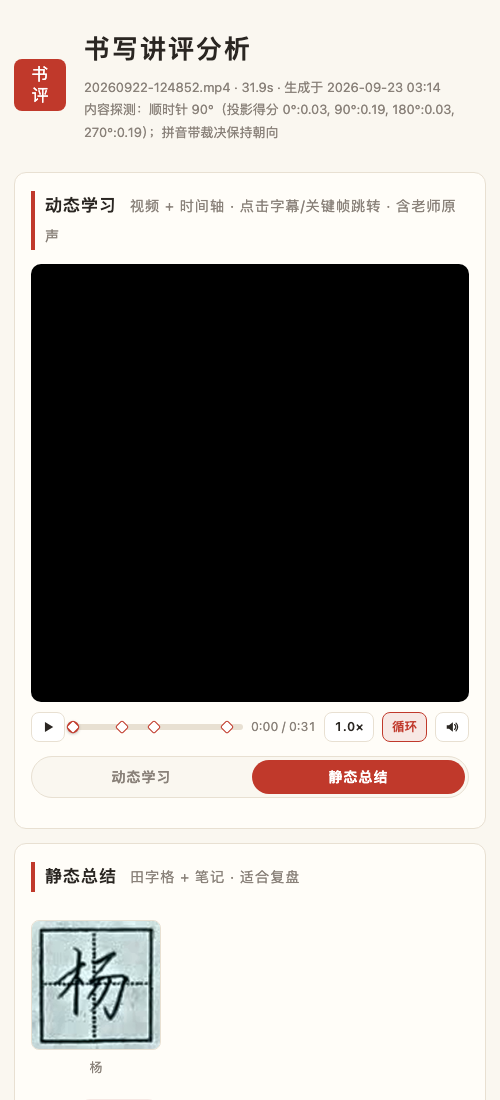
#> input picture shufa-tool/critic_mobile.png, 500 x 1100 px
$ python -i orient.py   (imports and definitions only)
#> lines starting #> are read from the running program, lines starting #| are printed output that depends on the picture; after the words box and inside, x2 and y2 are one past the last pixel; in counts of white or black regions, pixels touching at a corner belong together
"""内容旋转探测：容器无旋转矩阵时，从画面本身推断转正方向。

意图（2026-09-22，原始需求"视频有旋转问题"）：
- 阶段一：投影轮廓法在 {0,90,180,270} 中选出"文字行水平"的候选（90° 步进消除）。
  印刷文字行在正确朝向下，行方向暗像素投影呈强周期峰值；旋转 90° 后投影平滑。
- 阶段二（180° 消歧）在 grid.py 检出田字格后进行：拼音标签带位于格子"上方"为正立。
"""

from __future__ import annotations

import cv2
import numpy as np

from .frames import rotate_cw


def _row_profile_peakiness(gray: np.ndarray) -> float:
    """文字行周期性强度：纸面墨迹行投影的 FFT 谱峰占比（行距滞后带 25~95px）。

    两个关键防误判（2026-09-22 实测迭代）：
    - 只统计"最大亮连通域（纸面）"内的中等灰度墨迹，排除深色纸板/桌面的锐利边界；
    - 用谱峰占比而非高频 std——std 会被孤立锐边（纸边、桌面交界）虚假抬高。
    实测：正确族 0.12~0.17 vs 错误族 0.015~0.03，5~8× 分离，多帧一致。
    180° 步进无判别力（周期性翻转不变），交给拼音带裁决。
    """
    med = float(np.median(gray))
    bright = (gray > med - 15).astype(np.uint8)
    n, labels, stats, _ = cv2.connectedComponentsWithStats(bright)
    if n < 2:
        return 0.0
    big = 1 + int(np.argmax(stats[1:, cv2.CC_STAT_AREA]))
    page = cv2.dilate((labels == big).astype(np.uint8), np.ones((9, 9), np.uint8)) > 0
    ink = (gray < med - 25) & page
    prof = ink.sum(axis=1) / np.maximum(page.sum(axis=1), 1).astype(np.float32)
    prof = prof - prof.mean()
    smooth = np.convolve(prof, np.ones(31) / 31, mode="same")
    hf = prof - smooth
    spec = np.abs(np.fft.rfft(hf)) ** 2
    freqs = np.fft.rfftfreq(len(hf))
    band = (freqs > 1 / 95) & (freqs < 1 / 25)
    return float(spec[band].max() / (spec.sum() + 1e-9))


# [52 lines left out: functions detect_orientation_steps, orient_flip_by_pinyin, not called in this run]

>>> import cv2
>>> picture = cv2.imread('../../critic_mobile.png', cv2.IMREAD_GRAYSCALE)
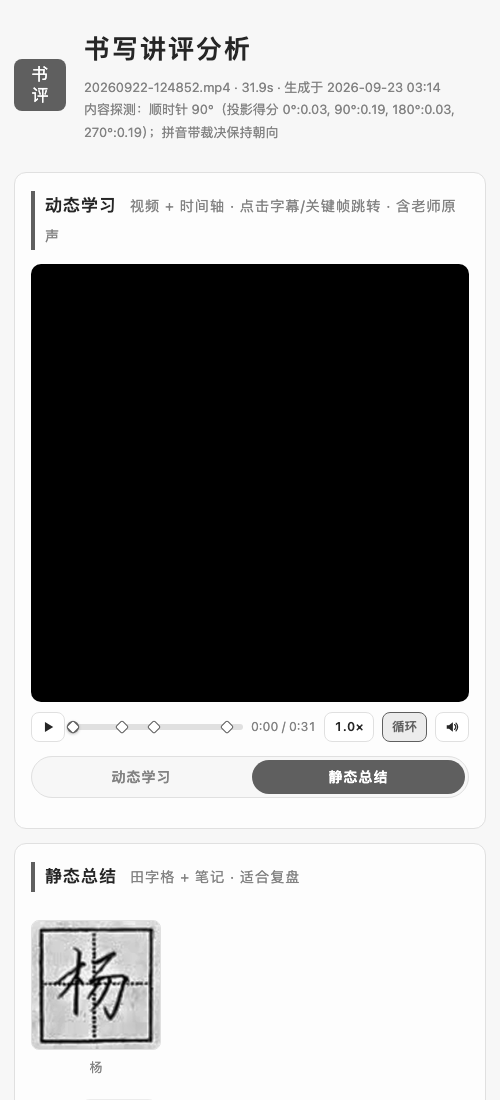
#> picture: shape (1100, 500); min 0, max 255, mean 155.7
>>> result = _row_profile_peakiness(picture)
#> in _row_profile_peakiness, `med = float(np.median(gray))`: med = 247
#> in _row_profile_peakiness, `bright = (gray > med - 15).astype(np.uint8)`:
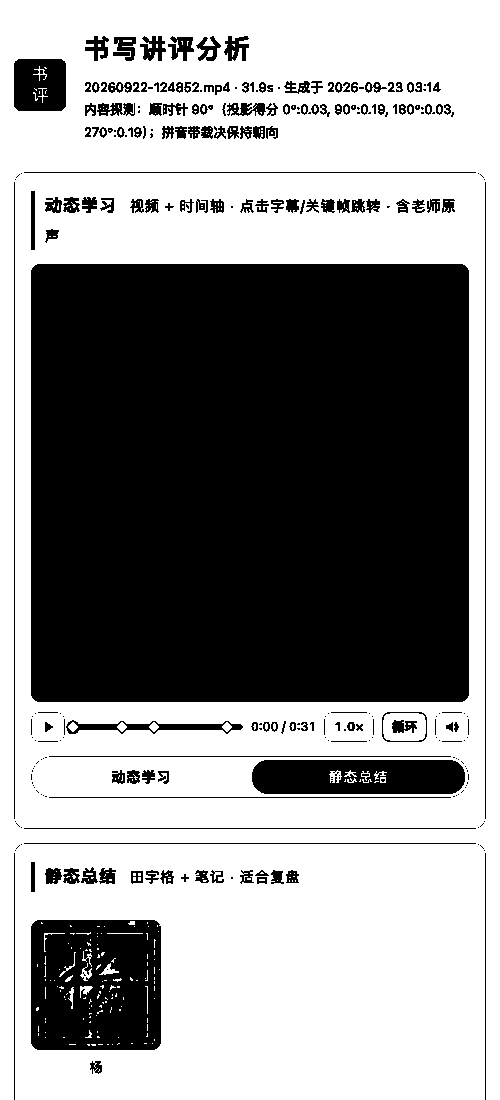
#> bright: shape (1100, 500); values 0 (black) and 1 (white), 57.2% white; 291 black regions (126 under 20 px), largest, box (x1, y1, x2, y2) and area: (31, 264, 469, 702) 191776, (31, 920, 161, 1050) 15752, (252, 760, 465, 794) 6691
#> in _row_profile_peakiness, `n, labels, stats, _ = cv2.connectedComponentsWithStats(bright)`:
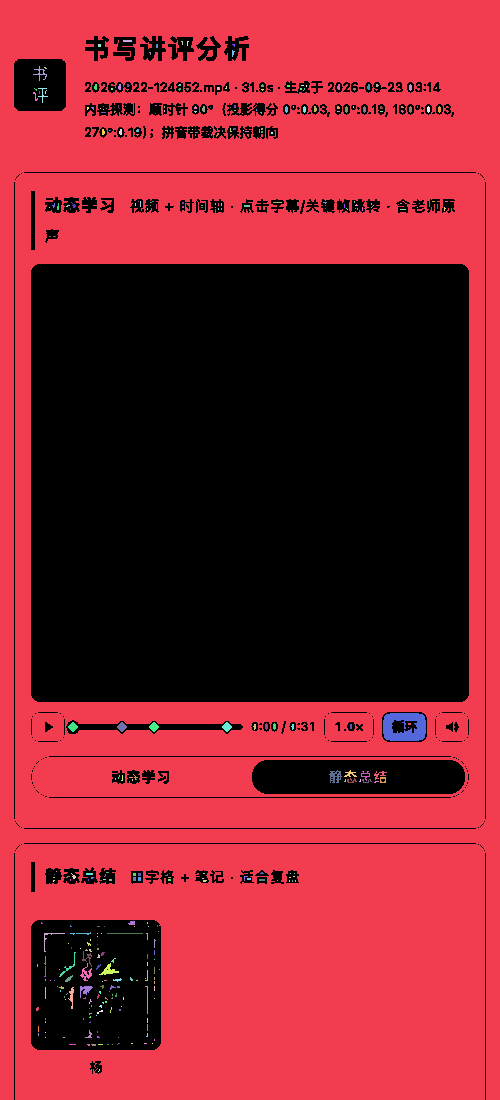
#> labels: shape (1100, 500) int32; 349 distinct labels, from 0 to 348; one colour per label, 0 black
#> in _row_profile_peakiness, `n, labels, stats, _ = cv2.connectedComponentsWithStats(bright)`: n = 349; stats = 349 rows, first 6: [14, 36, 472, 1064, 235663], [0, 0, 500, 1100, 310646], [123, 40, 9, 2, 18], [181, 41, 2, 4, 5], [187, 41, 2, 5, 6], [98, 44, 3, 3, 9]
#> in _row_profile_peakiness, `big = 1 + int(np.argmax(stats[1:, cv2.CC_STAT_AREA]))`: big = 1
#> in _row_profile_peakiness, `page = cv2.dilate((labels == big).astype(np.uint8), np.ones((9, 9), np..`:
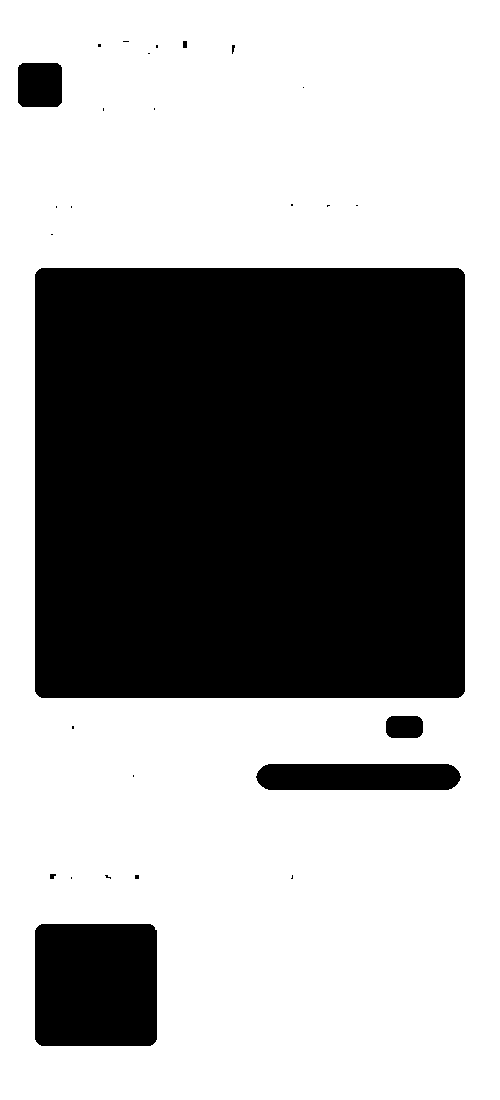
#> page: shape (1100, 500) bool; 62.3% white; 27 black regions (20 under 20 px), largest, box (x1, y1, x2, y2) and area: (35, 268, 465, 698) 184832, (35, 924, 157, 1046) 14814, (256, 764, 461, 790) 5115
#> in _row_profile_peakiness, `ink = (gray < med - 25) & page`:
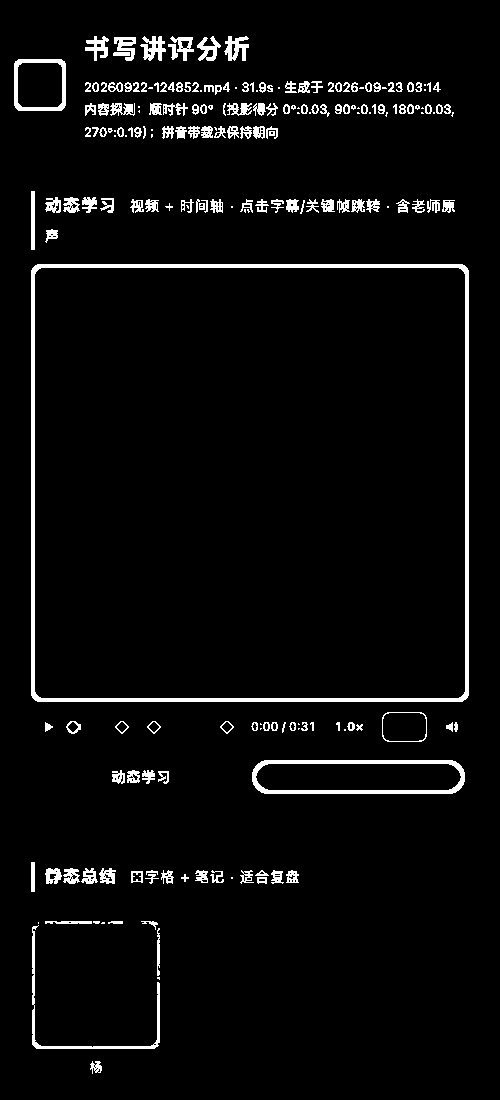
#> ink: shape (1100, 500) bool; 4.3% white; 210 white regions (48 under 20 px), largest, box (x1, y1, x2, y2) and area: (31, 264, 469, 702) 6943, (252, 760, 465, 794) 1907, (32, 925, 160, 1049) 919
#> in _row_profile_peakiness, `prof = ink.sum(axis=1) / np.maximum(page.sum(axis=1), 1).astype(np.flo..`: prof = 1100 values, max 0.868 at index 267, min 0 at index 0, mean 0.0834
#> in _row_profile_peakiness, `prof = prof - prof.mean()`: prof = 1100 values, max 0.785 at index 267, min -0.0834 at index 0, mean 9.69e-18
#> in _row_profile_peakiness, `smooth = np.convolve(prof, np.ones(31) / 31, mode="same")`: smooth = 1100 values, max 0.163 at index 98, min -0.0834 at index 15, mean 0.000587
#> in _row_profile_peakiness, `hf = prof - smooth`: hf = 1100 values, max 0.691 at index 267, min -0.229 at index 98, mean -0.000587
#> in _row_profile_peakiness, `spec = np.abs(np.fft.rfft(hf)) ** 2`: spec = 551 values, max 220.4 at index 36, min 0.00107 at index 542, mean 9.3
#> in _row_profile_peakiness, `freqs = np.fft.rfftfreq(len(hf))`: freqs = 551 values from 0 to 0.5
#> result = 0.043

$ run again, on shufa-tool/critic_seek.png
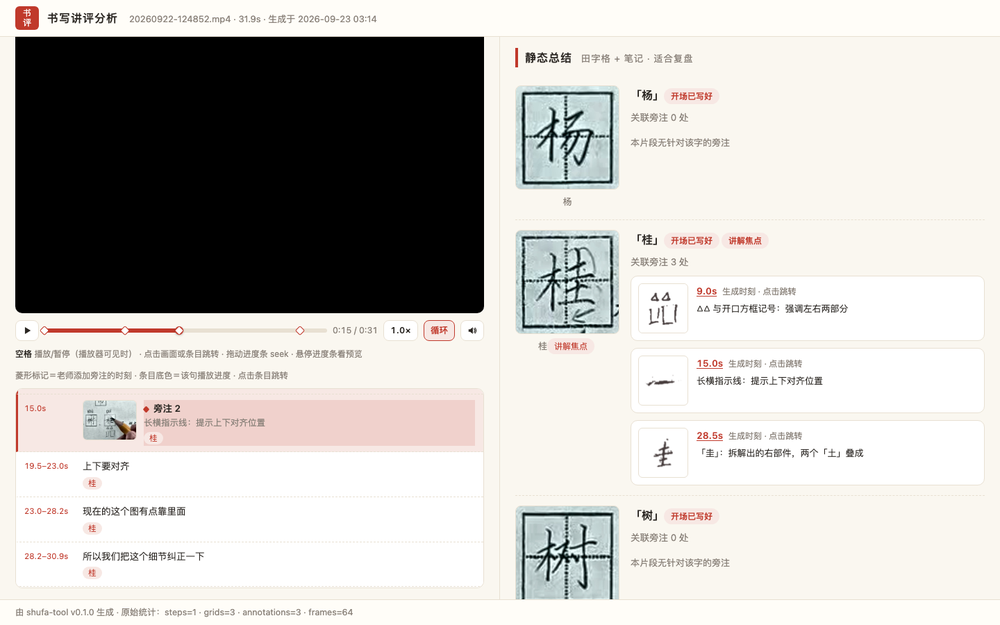
#> input picture shufa-tool/critic_seek.png, 1000 x 625 px, shrunk from 1440 x 900 before the run
#> med = 247
#> bright: shape (625, 1000); values 0 (black) and 1 (white), 67.6% white; 760 black regions (560 under 20 px), largest, box (x1, y1, x2, y2) and area: (0, 36, 1000, 600) 141605, (143, 400, 475, 446) 15059, (515, 230, 619, 334) 10226
#> in _row_profile_peakiness, `n, labels, stats, _ = cv2.connectedComponentsWithStats(bright)`:
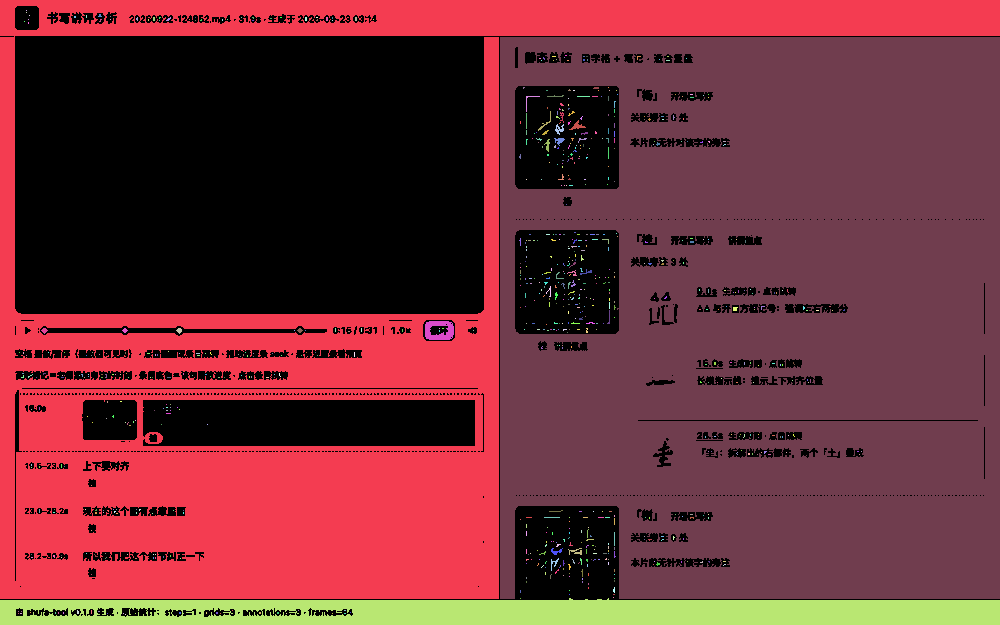
#> labels: shape (625, 1000) int32; 781 distinct labels, from 0 to 780; one colour per label, 0 black
#> n = 781; stats = 781 rows, first 6: [0, 6, 1000, 611, 202618], [0, 0, 1000, 599, 156858], [26, 10, 1, 1, 1], [26, 12, 1, 1, 1], [29, 15, 1, 1, 1], [86, 15, 1, 3, 3]
#> big = 40
#> page: shape (625, 1000) bool; 41.6% white; 1 white region, box (x1, y1, x2, y2) and area: (496, 33, 1000, 603) 260095
#> in _row_profile_peakiness, `ink = (gray < med - 25) & page`:
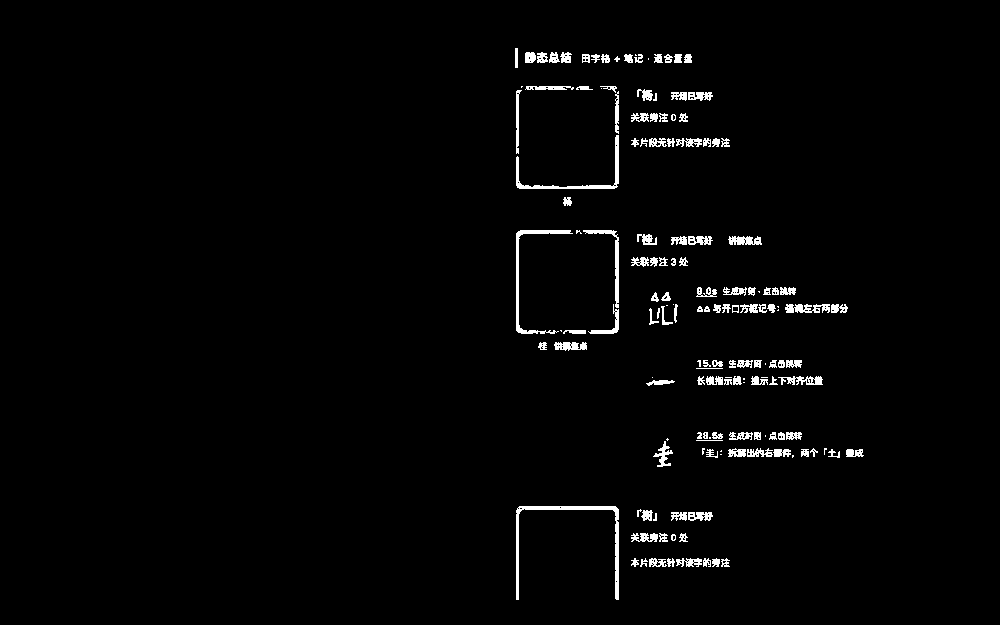
#> ink: shape (625, 1000) bool; 2% white; 155 white regions (28 under 20 px), largest, box (x1, y1, x2, y2) and area: (516, 506, 619, 600) 1019, (516, 230, 573, 334) 637, (516, 135, 619, 189) 623
#> in _row_profile_peakiness, `prof = ink.sum(axis=1) / np.maximum(page.sum(axis=1), 1).astype(np.flo..`: prof = 625 values, max 0.288 at index 305, min 0 at index 0, mean 0.0444
#> in _row_profile_peakiness, `prof = prof - prof.mean()`: prof = 625 values, max 0.243 at index 305, min -0.0444 at index 0, mean 4.26e-18
#> smooth = 625 values, max 0.0891 at index 302, min -0.0444 at index 15, mean 0.00055
#> hf = 625 values, max 0.175 at index 308, min -0.122 at index 303, mean -0.00055
#> spec = 313 values, max 85.44 at index 25, min 0.00258 at index 293, mean 2.13
#> freqs = 313 values from 0 to 0.499
#> result = 0.0547
